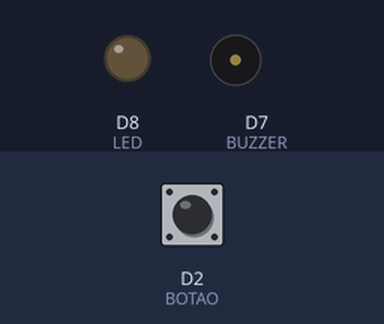
A sketch run on a simulated ESP8266 (NodeMCU). Parts: output pins drawn as LEDs (lit = HIGH), buzzer (waves = sounding). Inputs (shaded band) come from the test bench; at power-on: D2 (BOTAO) HIGH. WiFi joins after 1.5 s; servers stay silent unless stated; uploads are accepted with an empty reply; what the sketch prints to the serial monitor is not drawn.

Above: at 3.2 s.
3.3 s: D2 (BOTAO) pulled LOW for 1 s
At 4.0 s:
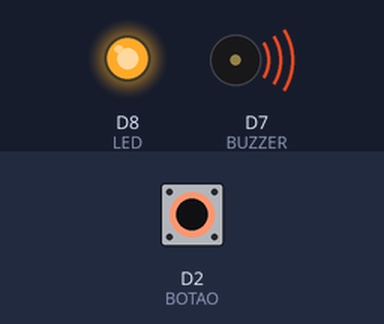
5.8 s: D2 (BOTAO) pulled LOW for 3.2 s
At 5.9 s:
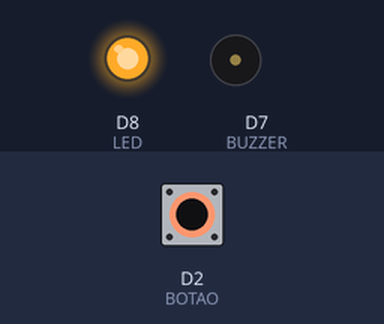
Timing chart, 0 to 10.5 s (numbered marks = the images above; inputs shaded):
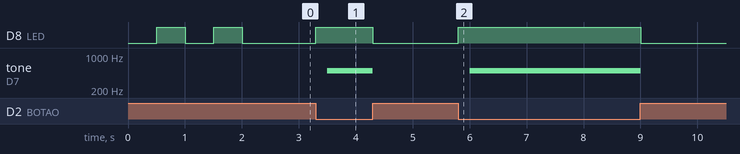

Measured:
- after the input at 3.3 s, D8 (LED): LOW → HIGH at once, → LOW 1.0 s later; tone on D7 (BUZZER): silent → 500 Hz after 0.20 s, → silent 0.80 s later
- after the input at 5.8 s, D8 (LED): LOW → HIGH at once, → LOW 3.2 s later; tone on D7 (BUZZER): silent → 500 Hz after 0.20 s, → silent 3.0 s later

The sketch:

button_com_django_POST.ino
```cpp
#include <ESP8266WiFi.h>
#include <ESP8266HTTPClient.h>
#include "conexao_wifi.h"

//---------dados wifi----------
const char* server_ip = SERVER_IP;
const char* ssid = SSID;
const char* password = SENHA;
//-----------------------------


const byte LED = D8;
const byte BOTAO = D2;
const byte BUZZER = D7;
void setup() {
  Serial.begin(115200);
  pinMode(LED, 1);
  pinMode(BOTAO, INPUT_PULLUP);
  pinMode(BUZZER, 1);

  //-----------------------------------conexão_wifi--------------------------------------------------
  WiFi.begin(ssid,password);
  Serial.print("\n\n\nConectando");
  while(WiFi.status() != WL_CONNECTED){
    digitalWrite(LED,0);
    delay(500);
    digitalWrite(LED,1);
    delay(500);
  }
  Serial.print("\nconectado! Endereco IP: ");
  Serial.print(WiFi.localIP());
  //-------------------------------------------------------------------------------------------------


}

void loop() {
  if (WiFi.status()== WL_CONNECTED){

    WiFiClient client;
    HTTPClient http;
    String body;  //corpo da requisição http
    http.begin(client,"http://" SERVER_IP "/data/");
    http.addHeader("Content-Type", "application/x-www-form-urlencoded");

    if(digitalRead(BOTAO) == 0){
      digitalWrite(LED,1);
      int status_luz = digitalRead(LED);
      body = "status=ligado&luz="+ String(status_luz);
      http.POST(body);

      tone(BUZZER,500);

    }
    else{

      digitalWrite(LED,0);
      noTone(BUZZER);

    }

  }
  else {
    Serial.println("WiFi is not connected");
  }


}
```

conexao_wifi.h
```cpp
#define SSID ""
#define SENHA ""

//exemplo (192.168.191.105:8000)   nao se esqueca da porta que sua aplicacao esta usando!
#define SERVER_IP ""
```
